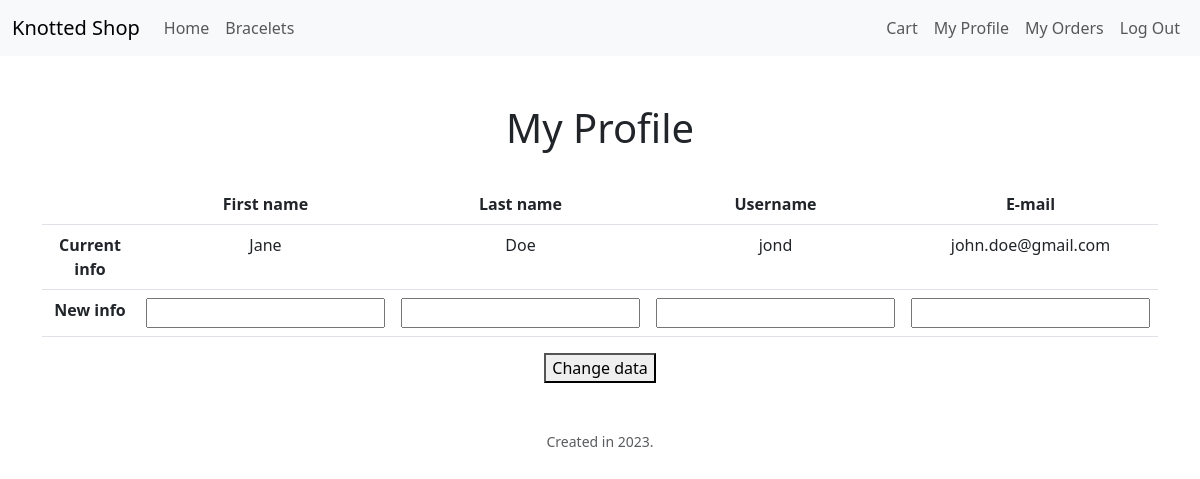
The app's page /profile (signed in) with its own data.
### tables this page shows
CREATE TABLE users (
id INTEGER PRIMARY KEY NOT NULL UNIQUE,
first_name TEXT NOT NULL,
last_name TEXT NOT NULL,
username TEXT NOT NULL UNIQUE,
hash TEXT NOT NULL,
email TEXT NOT NULL UNIQUE,
address_id INTEGER,
last_login_date DATE, cash INTEGER DEFAULT 1000);

### app.py (the view, shortened to what this page needs)
@app.route("/profile", methods=["GET", "POST"])
def profile():
    if request.method == "GET":
        conn = get_database_connection()
        cur = conn.cursor()
        user_data = cur.execute("SELECT first_name, last_name, username, email FROM users WHERE id = ?;", (session["user_id"],)).fetchall()
        conn.close()
        return render_template("profile.html", user_data=user_data)

### app.py (called while the page is built)
@app.after_request
def after_request(response):
    response.headers["Cache-Control"] = "no-cache, no-store, must-revalidate"
    response.headers["Expires"] = 0
    response.headers["Pragma"] = "no-cache"
    return response

def get_database_connection():
    conn = sqlite3.connect("paracord.db")
    conn.row_factory = sqlite3.Row
    return conn

### templates/profile.html (shortened to what this page needs)
{% extends "layout.html" %}
{% block main %}
    <h1>My Profile</h1><br>
    <div class="container">
        <form action="profile" method="POST">
        <table class="table">
            <thead>
                <tr>
                    <th scope="col">&nbsp;</th>
                    <th scope="col">First name</th>
                    <th scope="col">Last name</th>
                    <th scope="col">Username</th>
                    <th scope="col">E-mail</th>
                </tr>
            </thead>
            <tbody>
                <tr>
                    <th scope="row">Current info</th>
                    <td>{{ user_data[0]["first_name"] }}</td>
                    <td>{{ user_data[0]["last_name"] }}</td>
                    <td>{{ user_data[0]["username"] }}</td>
                    <td>{{ user_data[0]["email"] }}</td>
                </tr>
                <tr>
                    <th scope="row">New info</th>
                        <td><input type="text" name="fname"></td>
                        <td><input type="text" name="lname"></td>
                        <td><input type="text" name="username"></td>
                        <td><input type="text" name="email"></td>
                </tr>
            </tbody>
        </table>
        <button type="submit" name="submit">Change data</button>
        </form>
    </div>
{% endblock %}

### records on screen
users: first_name "Jane", last_name "Doe", username "jond", email "john.doe@gmail.com"
